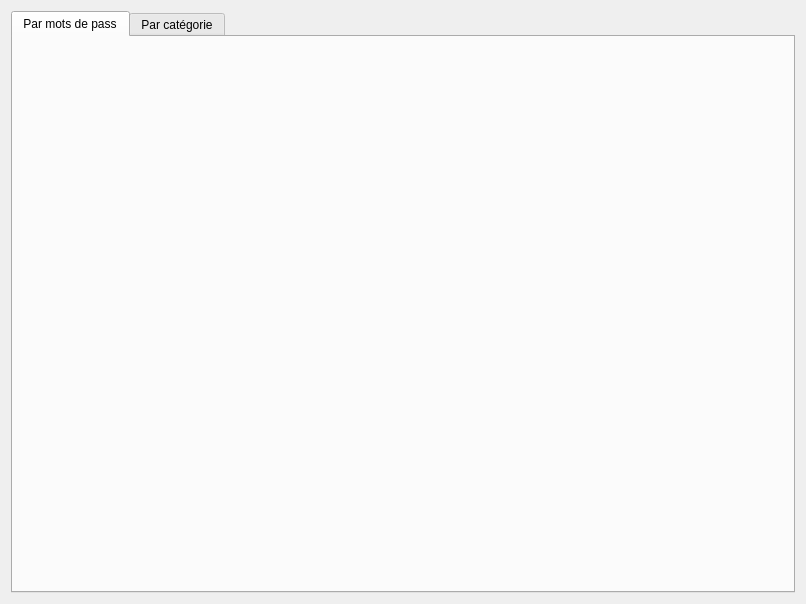
<?xml version="1.0" encoding="UTF-8"?>
<ui version="4.0">
 <class>fenetreMindMap</class>
 <widget class="QWidget" name="fenetreMindMap">
  <property name="geometry">
   <rect>
    <x>0</x>
    <y>0</y>
    <width>806</width>
    <height>604</height>
   </rect>
  </property>
  <property name="windowTitle">
   <string>MindMap</string>
  </property>
  <layout class="QGridLayout" name="gridLayout">
   <item row="0" column="0">
    <widget class="QTabWidget" name="tabWidget">
     <property name="currentIndex">
      <number>0</number>
     </property>
     <widget class="QWidget" name="tab">
      <attribute name="title">
       <string>Par mots de pass</string>
      </attribute>
     </widget>
     <widget class="QWidget" name="tab_2">
      <attribute name="title">
       <string>Par catégorie</string>
      </attribute>
     </widget>
    </widget>
   </item>
  </layout>
 </widget>
 <resources/>
 <connections/>
</ui>
